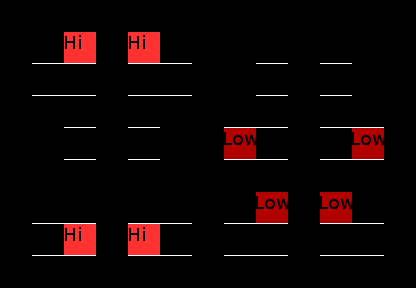

Below is a game level as drawn by its tile map, then a one-line description and the .tmx that defines it (tile-layer data replaced by summaries):
An orthogonal 13x9 tile map with 32x32 px tiles, 2 tile layers (Regions, Input_set), 4 hidden layers not drawn, 4 tilesets.

<map version="1.0" orientation="orthogonal" width="13" height="9" tilewidth="32" tileheight="32">
 <tileset firstgid="1" name="set_icemountain" tilewidth="32" tileheight="32">
  <image source="../../graphics/tiles/set_icemountain.png" width="224" height="128" />
 </tileset>
 <tileset firstgid="29" name="set_rules" tilewidth="32" tileheight="32">
  <image source="../../graphics/tiles/set_rules.png" width="64" height="64" />
 </tileset>
 <tileset firstgid="33" name="Snow" tilewidth="32" tileheight="32">
  <image source="../../graphics/tiles/Snow.png" width="512" height="512" />
 </tileset>
 <tileset firstgid="289" name="collision" tilewidth="32" tileheight="32">
  <image source="../../graphics/tiles/collision.png" width="64" height="32" />
 </tileset>
 <layer name="Regions" width="13" height="9">
  <data>[117 cells, 40 non-empty, 1 distinct tile ids]</data>
 </layer>
 <layer name="Input_set" width="13" height="9">
  <data>[117 cells, 40 non-empty, 3 distinct tile ids]</data>
 </layer>
 <layer name="Output_Ground" width="13" height="9" visible="0">
  <data>[117 cells, 18 non-empty, 14 distinct tile ids]</data>
 </layer>
 <layer name="Output_Fringe" width="13" height="9" visible="0">
  <data>[117 cells, 0 non-empty, 0 distinct tile ids]</data>
 </layer>
 <layer name="Output_Over" width="13" height="9" visible="0">
  <data>[117 cells, 4 non-empty, 3 distinct tile ids]</data>
 </layer>
 <layer name="Output_Collision" width="13" height="9" visible="0">
  <data>[117 cells, 30 non-empty, 1 distinct tile ids]</data>
 </layer>
</map>
